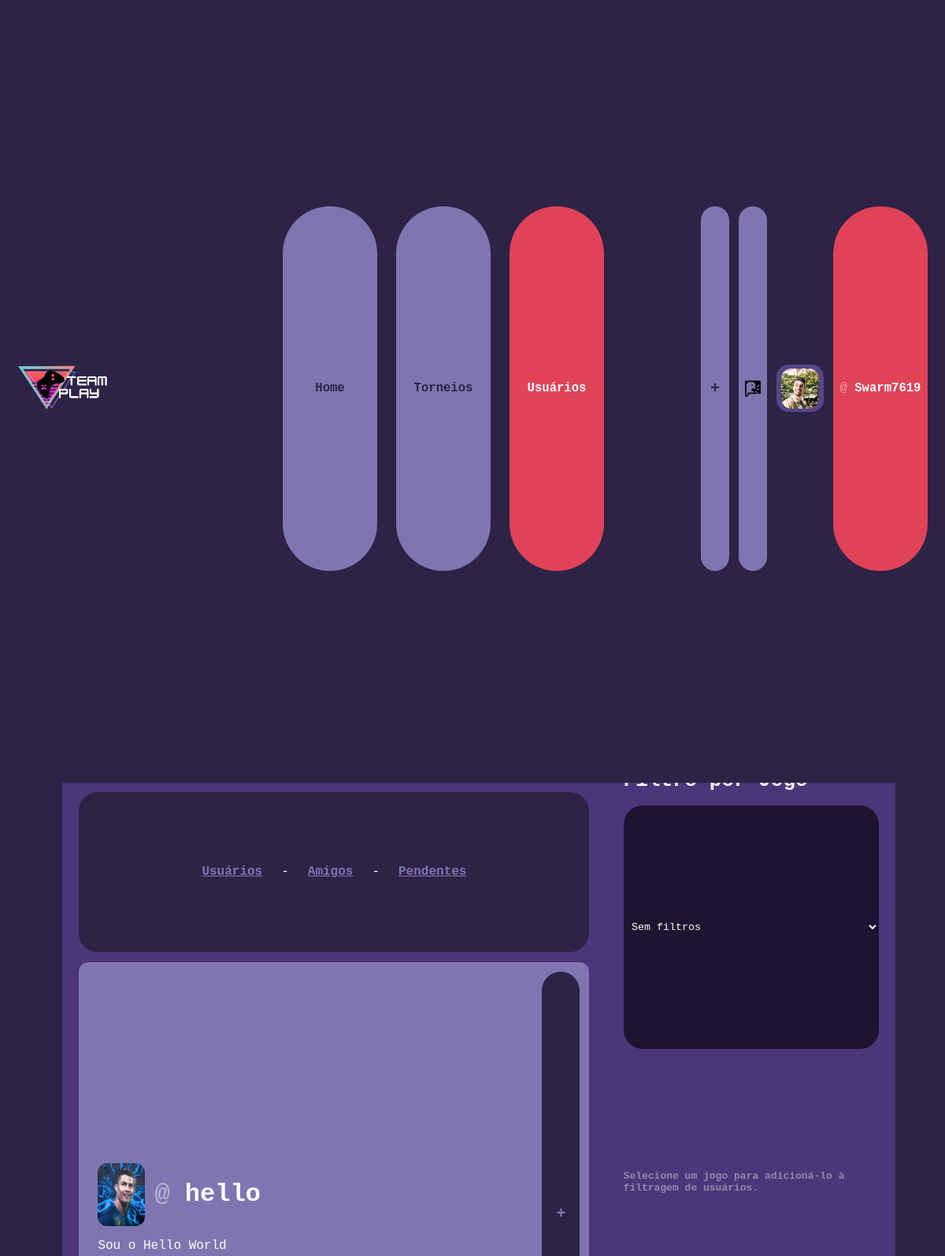
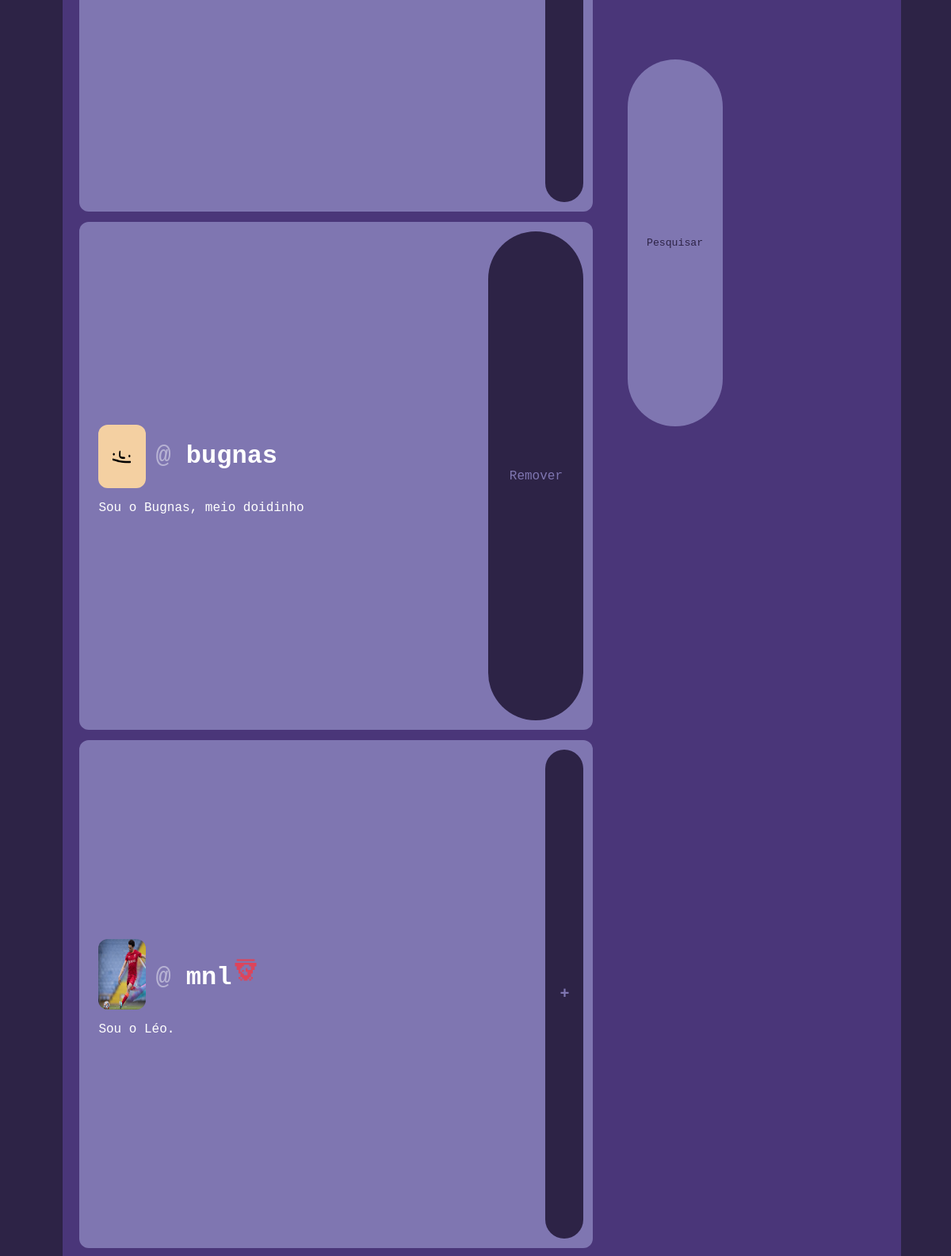
The app's page /public/html/friends.php (signed in, upper part) with its own data (2 pictures, top to bottom).
### tables this page shows
CREATE TABLE `users` (
  `id` int(11) NOT NULL,
  `username` varchar(255) NOT NULL,
  `nickname` varchar(255) NOT NULL,
  `email` varchar(255) NOT NULL,
  `password` varchar(255) NOT NULL,
  `token` varchar(11) NOT NULL,
  `level` int(3) NOT NULL,
  `verified` int(3) NOT NULL,
  `status` int(3) NOT NULL,
  `birthday` date NOT NULL,
  `picture` varchar(255) NOT NULL,
  `region` varchar(2) NOT NULL,
  `join_date` date NOT NULL,
  `socials` varchar(1000) NOT NULL,
  `favorite_game` int(3) NOT NULL,
  `games` varchar(1000) NOT NULL,
  `gameplay` varchar(255) NOT NULL,
  `description` varchar(255) NOT NULL,
  `reputation` varchar(50) NOT NULL
);

### public/html/friends.php (the view, shortened to what this page needs)
<!DOCTYPE html>
<html lang="pt-br">
<head>
    <link rel="stylesheet" href="../css/global.css">
    <link rel="stylesheet" href="../css/style.css">
    <link rel="stylesheet" href="../css/styleNew.css">
    <link rel="stylesheet" href="../css/styleFriends.css">
    <?php
    include '../../backend/classes/conn.php';
    $logged = false;
    if (isset($_SESSION['username'])) {
        $logged = true;
    } else {
        header('Location: welcome.html');
    }
    ?>
</head>
<body>
<div class="main">
<div class="content">
<div class="toolbar">
    <div class="logo">
        <a href="index.php">
            <img src="../assets/Logo_Full.png" style="width: 10vw;" alt="TeamPlay">
        </a>
    </div>
    <div class="pages">
        <a href="index.php">
        <button class="toolbutton" id="pghome"><h1>Home</h1></button></a>
        <a href="tournaments.php">
        <button class="toolbutton" id="pgtrn"><h1>Torneios</h1></button></a>
        <a href="friends.php">
        <button class="toolbutton active" id="pgfrn"><h1>Usuários</h1></button></a>
    </div>
    <div class="userarea">
        <?php if ($logged) { ?>
        <a href="post.php" style="position: absolute; right: 23vw">
            <button class="toolbutton" id="pghome" style="width: 3vw"><h1 style="font-size: x-large;">+</h1></button></a>
        <a href="chats/index.php" style="position: absolute; right: 19vw">
        <button class="toolbutton" id="pghome" style="width: 3vw"><img src="../assets/icons/chat.png" style="width: 2.2vw; filter: brightness(0);"></button></a>
        <div class="pfpimg">
        <img src="<?php echo $_SESSION['pfp']; ?>" alt="User">
        </div>
        <?php } ?>
        <a href="user.php">
    <button class="toolbutton active" id="pghome"><h1><?php echo '<span class="at">@ </span><span>'.$_SESSION["nickname"].'</span>'?></h1></button></a>
    </div>
</div>
<div class="page">
<div class="con1">
        <div class="procura">
<?php
if (!isset($_GET['pendentes']) AND !isset($_GET['amigos'])) {
?>
    <form action="" method="get">
        <input type="text" name="username" placeholder="Buscar usuário"></input><input class="toolbutton active" style="width: 4vw; height: auto; font-size: larger" type="submit" value="🔍"></form>
    <br>
<?php } ?>
    <div class="tabs">
        <a href="friends.php"><strong>Usuários</strong></a>-
        <a href="friends.php?amigos"><strong>Amigos</strong></a>-
        <a href="friends.php?pendentes"><strong>Pendentes</strong><?php if ($_SESSION['notif']) {echo ' <div class="notif"></div>';} ?></a>
</div>
</div>
                <?php
$sql_tour = "SELECT * FROM users";
$res_tour = $conn -> query($sql_tour);
$row = $res_tour -> fetch_object();
if (!(isset($_GET['pendentes']) OR isset($_GET['gamefilter']))) {
    for ($t=0; $t<$res_tour->num_rows; $t++) {
        if ($row->picture == '' or $row->picture == '-' or $row->picture == '...') {
        $pfp = '../assets/user.png';
        } else {
            $pfp = $row->picture;
        }
        ?>
        <div class="post">
            <div class="sidepost">
            <div style="display: flex; align-items: center; gap: 2vw">
                <a class="postagem" style="display: flex;" href="user.php?uid=<?php echo $row->id; ?>">
                <img src="<?php echo $pfp; ?>" width="40px" class="pfp">
                <h1>
                    <span class="at">@ </span><?php echo $row->username; ?><?php if($row->verified == '1') { ?><img src="../assets/icons/icon_ver.png" class="verif" style="width: 3vw;" alt="Verificado">
                    <?php } ?>
                </h1>
                </a>
            </div>
            <p>
            <?php echo $row->description; ?>
            </p>
            </div>
            <?php
            if ($row->id != $_SESSION['id']) {
                    $isFriend = false;
                    foreach ($_SESSION['userfriends'] as $f) {
                        if ($row->id == $f[0]) {
                            $isFriend = true;
                            break;
                        }
                    }
                    if ($isFriend) {
                        ?>
                        <div style="display: flex; align-items: center; gap: 2vw">
                            <a href="friends.php?remover=<?php echo $row->id; ?>">
                                <button class="toolbutton config" style="height: 8vh; font-size: large">Remover</button>
                            </a>
                        </div>
                        <?php
                    } else {
                        ?>
                        <div style="display: flex; align-items: center; gap: 2vw">
                            <a href="friends.php?adicionar=<?php echo $row->id; ?>">
                                <button class="toolbutton config" style="height: 8vh; font-size: x-large; width: 4vw;"><strong>+</strong></button>
                            </a>
                        </div>
                        <?php };
            } else {  ?>
            <div style="display: flex; align-items: center; gap: 2vw">
            <a href="edit.php"><button class="toolbutton config" style="height: 8vh; font-size: large;">Editar Perfil</button></a>
            </div>
            <?php } ?>
        </div>
    <?php
    $row = $res_tour -> fetch_object();
    };
    };
    ?>
</div>
<?php
if (!isset($_GET['pendentes']) AND !isset($_GET['amigos'])) {
    ?>
<div class="con1 fil">
    <h1><strong>Filtro por Jogo</strong></h1>
    <form action="" method="get" style="display: flex; gap: 2vh; flex-direction: column;">
    <select id="menuG" name="selAGame" required="true" class="inp">
        <option name="" value="0">Sem filtros</option>
    </select>
    <div id="filterDiv">
        <div style="opacity: 40%;">
            <strong>Selecione um jogo para adicioná-lo à filtragem de usuários.</strong>
        </div>
    </div>
    <input class="toolbutton" type="submit" name="next" id="update" value="Pesquisar" style="height: 6vh">
</form>
</div>
<?php
};
?>
</div>
</div>
</div>
</body>
</html>

### public/css/global.css (style rules this page uses)
* { font-family: monospace; }
:root { --will: white; --mag: #e04358; --light: #7f76b1; --shade1: #4a3679; --shade2: #574588; --black: #2d2346; --void: #1c1431; --error: #ff1900; --mag-a: #c51c6b75; --shade-a: #443a7f71; --shade2-a: #5745888e; --black-a: #1c1636a4; height: 97%; scroll-behavior: smooth; }
.verif { width: 3vw; user-select: none; display: inline; }

### public/css/style.css (style rules this page uses)
body { background-color: var(--black); font-family: monospace; color: var(--will); overflow-x: hidden; height: 100%; align-items: center; left: 1%; }
.main { width: 100%; height: 100%; display: inline-flex; background-color: var(--black); top: 0%; position: absolute; }
.content { width: 100%; }
.logo { background: none; border: none; }
.logo img { transition: .5s; }
.toolbutton { transition: .5s; height: 6vh; width: 10vw; border: none; border-radius: 2vh; font-size: .6rem; color: var(--black); display: inline-flex; background-color: var(--light); align-items: center; justify-content: center; }
.toolbutton.active { font-size: .6rem; background-color: var(--mag); color: var(--will); }
.toolbar { padding-inline: 2%; display: flex; justify-content: space-between; align-items: center; width: 96.5%; height: 13%; top: -0.1%; left: -1%; position: absolute; background-color: var(--black); z-index: 2; }
.pages { display: flex; gap: 2vw; }
.pfpimg { width: 5vw; height: 5vw; display: flex; align-items: center; justify-content: center; background-color: var(--shade2); border-radius: 1.2rem; margin-right: 1vw; }
.pfpimg img { width: 80%; border-radius: 1rem; }
.userarea { max-width: 25%; display: flex; justify-content: center; align-items: center; }
.at { color: rgba(255, 255, 255, 0.436); }
.page { color: var(--will); display: flex; justify-content: space-evenly; width: 91%; height: fit-content; background-color: var(--black); color: var(--light); font-family: monospace; top: 12vh; left: 6vw; position: absolute; padding: 1%; }
.con1 { width: 60%; background-color: var(--shade2); color: var(--will); padding: 2%; border-radius: 2vw 0% 0% 2vw; overflow-y: auto; height: 76vh; overflow-y: auto; }
.post { background-color: var(--light); margin-top: 2%; padding: 2%; border-radius: 1vw; transition: .5s; }
.inp { transition: .5s; background-color: var(--void); border-radius: 2vw; border: none; padding: .5rem; height: 4vh; width: auto; font-family: monospace; color: var(--will); }

### public/css/styleFriends.css (style rules this page uses)
input { transition: .5s; background-color: var(--void); border-radius: 2vw; border: none; font-size: medium; padding: .5rem; height: 100%; font-family: monospace; color: var(--will); font-size: large; transition: .5s; }
form { display: flex; gap: 2vh; }
a { color: var(--will); text-decoration: none; }
.tabs { background-color: var(--black); display: flex; justify-content: center; gap: 2vw; font-size: large; padding: 1.2vh; border-radius: 2vw; }
.tabs a { color: var(--light); text-decoration: underline; }
.sidepost { width: 60%; }
.page { left: 4vw; width: 90%; display: flex; justify-content: center; }
.con1 { gap: 0; border-radius: 2vw 0 0 2vw; }
.con1.fil { width: 30%; border-radius: 0 2vw 2vw 0; }
.post { padding: 1vw; padding-left: 2vw; display: flex; justify-content: space-between; }
.post img { border-radius: 1vw; }
.toolbutton.config { background-color: var(--black); color: var(--light); }
.con1.fil input { height: 2vh; }

### records on screen
users: picture (picture), username "hello", description "Sou o Hello World"
users: picture (picture), username "bugnas", description "Sou o Bugnas, meio doidinho"
users: picture (picture), username "mnl", verified 1 (drawn), description "Sou o Léo."

### other values on screen
$_SESSION["nickname"] "Swarm7619"
